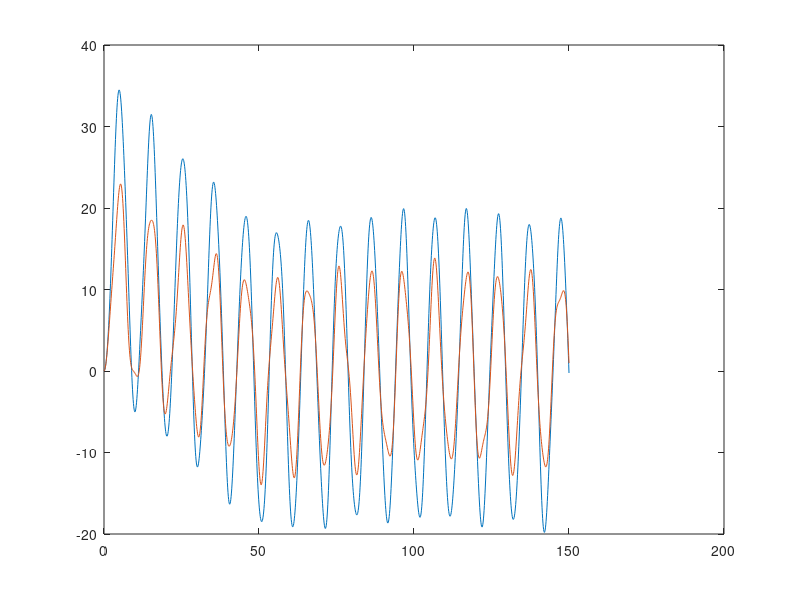

The MATLAB source for this figure:
%Tomás Rando - 14004 - LCC - Parcial 3 - Métodos Numéricos
function ParcialRandoTomas3
clc
clear

%Diferencia Central
b = [10; 5; 5; 5];
M = [1, 0, 0, 0; 0, 1, 0, 0; 0, 0, 1, 0; 0, 0, 0, 1];
K = [2, -1, 0, 0; -1, 2, -1, 0; 0, -1, 2, -1; 0, 0, -1, 2];
h = 1/10;
t = 0:h:150;
Minv = inv(M);
G = Minv * (-(h^2) * K + 2 * M);
D = Minv * (-M);
y(:, 1) = [0; 0; 0; 0];
derivadaI = [0; 0; 0; 0];
yant = y(:, 1) - h * derivadaI + ((h^2)/2) * (Minv * (b * g(0) - K * y(:, 1)));
for i = 1: length(t) - 1
  if i == 1
    y(:, i + 1) = Minv * (b * g(t(i)) * (h^2)) + G * y(:, i) + D * yant;
  else
    y(:, i + 1) = Minv * (b * g(t(i)) * (h^2)) + G * y(:, i) + D * y(:, i - 1);
  endif
  if (t(i)) == 50
    disp("b. Solución z1(t) en t = t1:");
    disp(y(1, i))
  endif
endfor

plot(t, y(3, :), t, y(4, :))

%Derivada Z3 utilizando derivadas de orden de error 2
for i = 1 : length(t)
  if i == 1
    v3(i) = (1 / (2 * h)) * (-3 * y(3, i) + 4 * y(3, i + 1) -1 * y(3, i + 2));
  elseif i == length(t)
    v3(i) = (1 / (2 * h)) * (3 * y(3, i) -4 * y(3, i - 1) + 1 * y(3, i -2));
  else
    v3(i) = (1 / (2 * h)) * (y(3, i + 1) - y(3, i - 1));
  endif
endfor

%Integral utilizando Simpson Compuesto
I = (v3(1)^2) + v3(length(v3))^2;
for i = 2: length(v3) - 1
  if mod(i, 2) == 0
    I = I + 4 * (v3(i)^2);
  else
    I = I + 2 * (v3(i)^2);
  endif
endfor
I = (h / 3) * I;
disp("e. El valor de la integral es: ");
disp(I);
endfunction

function g = g(x)
  if x > 50
    g = 0;
  else
    g = (-1/50) * x + 1;
  endif
endfunction
